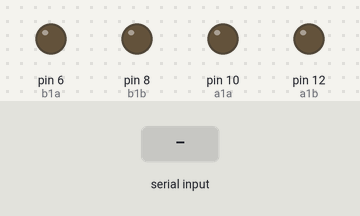
A sketch run on a simulated Arduino Uno, built with avr-gcc and run on an emulated ATmega328P. Parts: output pins drawn as LEDs (lit = HIGH). Dashed ring = blinking. Inputs (shaded band) come from the test bench.

Above: at 1.2 s.
1.3 s: "0" received over Serial
At 1.43 s:
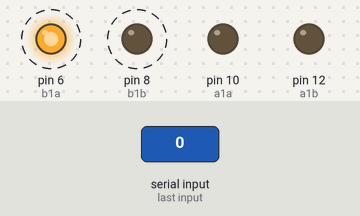
4.3 s: "1" received over Serial
At 4.49 s:
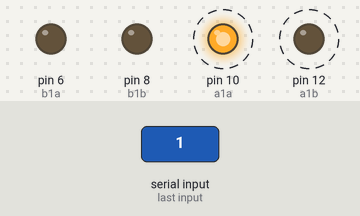
Timing chart, 0 to 7.3 s (numbered marks = the images above; inputs shaded):
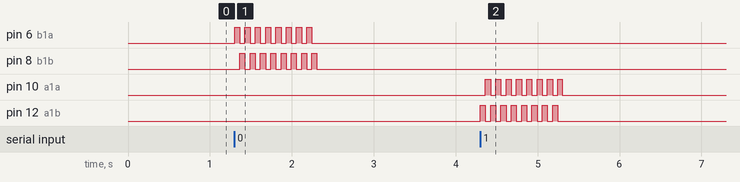

The sketch:

piano_2l_SerialRead.ino
```cpp
//USED

// Customized Variables
int desiredDirection = 0; // can be 0 or 1;
double tappingFrequency = 8;
double runInterval = 5000;

// Arduino Nano
const int a1a = 10;
const int a1b = 12;
const int b1a = 6;
const int b1b = 8;
// // Arduino Uno
// const int a1a = 11;
// const int a1b = 13;
// const int b1a = 6;
// const int b1b = 8;

double interval = (1.0 / (tappingFrequency * 2)) * 1000.0;

int l_on = LOW;
int r_on = LOW;
int currentDirection = 0;

unsigned long previousMillis = 0;
unsigned long previousRun = 0;
unsigned long previousSwitch = 0;

void setup() {
  // put your setup code here, to run once:
  Serial.begin(9600);
  pinMode(a1a, OUTPUT);
  pinMode(a1b, OUTPUT);
  pinMode(b1a, OUTPUT);
  pinMode(b1b, OUTPUT);


  // Initialization
  initiatePinouts();

  l_on = LOW;
  r_on = LOW;
  while (!Serial) {}

}

void loop() {
  if (Serial.available()) {
    unsigned long currentMillis = millis();

    /*
      if (Serial.available()) {
      int x = Serial.read();
      if (x == 0) {
        //Only run this code for  1000 ms ==> after
    */
    char sent = Serial.read();
    if (sent == '0' || sent == '1') {
      if (sent =='0') {
        desiredDirection = 0;
      } else {
        desiredDirection = 1;
      }
      previousRun = currentMillis;
      while (1) {
        if (currentMillis < previousRun + 1000) {
          /*
            //Switching direction every 1 seconds from
            if (currentMillis >= previousSwitch + 1000) {
            previousSwitch = currentMillis;
            //Direction switch
            //desiredDirection = 1 - desiredDirection;


            }
          */

          if (currentDirection != desiredDirection) {
            currentDirection = desiredDirection;
            l_on = desiredDirection;
            r_on = 1 - l_on;
            drag();

          }

          // Changing the values at the frequence to tap the pin
          if (currentMillis >= previousMillis + interval) {
            previousMillis = currentMillis;

            r_on = l_on = l_on == LOW ? HIGH : LOW;

            vibrateOneSide(currentDirection);

          }
          currentMillis = millis();
        } else {
          break;
        }
      }

    }
    initiatePinouts();
    //    }
    //  }
  }
}


void initiatePinouts() {
  digitalWrite(a1a, LOW);
  digitalWrite(a1b, LOW);
  digitalWrite(b1a, LOW);
  digitalWrite(b1b, LOW);
  l_on = LOW;
  r_on = LOW;
}

void drag() {
  digitalWrite(a1a, LOW);
  digitalWrite(a1b, l_on);
  digitalWrite(b1a, LOW);
  digitalWrite(b1b, r_on);
}

void tapOrVibrate() {
  digitalWrite(a1a, l_on);
  digitalWrite(a1b, 1 - l_on);
  digitalWrite(b1a, r_on);
  digitalWrite(b1b, 1 - r_on);
}

void vibrateOneSide(int desiredDirection) {
  if (desiredDirection == 1) {
    digitalWrite(a1a, l_on);
    digitalWrite(a1b, 1 - l_on);
    digitalWrite(b1a, LOW);
    digitalWrite(b1b, LOW);
  } else if (desiredDirection == 0) {
    digitalWrite(a1a, LOW);
    digitalWrite(a1b, LOW);
    digitalWrite(b1a, r_on);
    digitalWrite(b1b, 1 - r_on);
  }
}
```

Measured:
- after the input at 1.3 s, pin 6 (b1a): alternates HIGH for 0.06 s and LOW for 0.06 s, 16 changes in all, then stays LOW, starting at once; pin 8 (b1b): alternates HIGH for 0.06 s and LOW for 0.06 s, 16 changes in all, then stays LOW, starting after 0.06 s
- after the input at 4.3 s, pin 10 (a1a): alternates HIGH for 0.06 s and LOW for 0.06 s, 16 changes in all, then stays LOW, starting after 0.06 s; pin 12 (a1b): alternates HIGH for 0.06 s and LOW for 0.06 s, 16 changes in all, then stays LOW, starting at once
